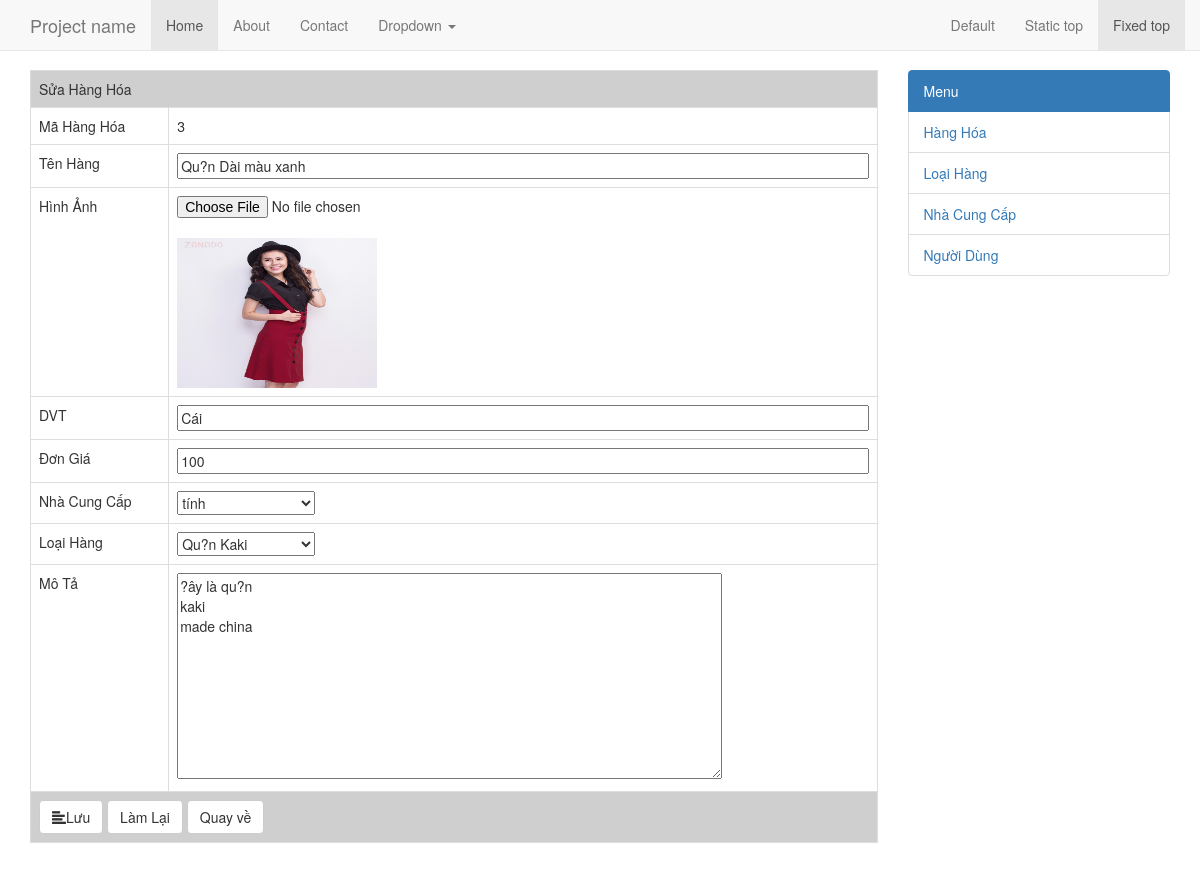
/TinhNQ/admin/hanghoa_edit.php?MaHang=3, run on the app's committed database.
### tables this page shows
CREATE TABLE IF NOT EXISTS `tbl_DMHang` (
`MaHang` int(11) NOT NULL,
  `TenHang` varchar(255) DEFAULT NULL,
  `HinhAnh` varchar(255) DEFAULT NULL,
  `DVT` varchar(15) DEFAULT NULL,
  `DonGia` float DEFAULT NULL,
  `MaNhaCungCap` int(11) DEFAULT NULL,
  `MaLoaiHang` int(11) DEFAULT NULL,
  `MoTa` text
);

### TinhNQ/system/csdl.php (called while the page is built, shortened)
<?php
	function connect_server()
	{
		$link = mysqli_connect("localhost", "root", "mysql", "inet_php45");
		mysqli_query($link, "SET NAMES utf8");
		return $link;
	}
	function select_array($sql)
	{
		$link = connect_server();
		$obj = mysqli_query($link, $sql);
		while($row = $obj->fetch_array())
		{
			$data[] = $row;
		}
		return $data;
	}
?>

### TinhNQ/admin/hanghoa_edit.php (the view, shortened to what this page needs)
<?php
	include_once dirname(dirname(__file__)) . '/system/csdl.php';
	if (!empty($_GET['MaHang'])) {
		$MaHang = $_GET['MaHang'];
		$sql = "select * FROM `tbl_DMHang` where MaHang = '$MaHang'";
		$data = select_array($sql);
		$item_hang = $data[0];
	}
	$sql_loaihang = "SELECT * FROM `tbl_LoaiHang`";
	$list_loaihang = select_array($sql_loaihang);
	$sql_ncc = "SELECT * FROM `tbl_NhaCungCap`";
	$list_ncc = select_array($sql_ncc);
?>
<?php
	include_once 'layout_header.php';
	?>
		<form action="hanghoa_edit.php" method="POST" enctype="multipart/form-data">
			<table class = "table table-bordered">
				<tr>
					<td colspan="2" class="mauxam"><span>Sửa Hàng Hóa</span></td>
				</tr>
				<tr class="mauxanhduong">
					<td>Mã Hàng Hóa</td>
					<td>
						<?= $MaHang;?>
					</td>
				</tr>
				<tr class="mauxanhduong">
					<td>Tên Hàng</td>
					<td>
						<input type="text" name="TenHang" value="<?= $item_hang['TenHang'];?>">
					</td>
				</tr>
				<tr class="mauxanhduong">
					<td>Hình Ảnh</td>
					<td>
						<input type="file" onchange="readURL(this)" name="HinhAnhUpload" id="HinhAnhUpload">
						<br>
						<img id="imgTag" width="200" height="150" src="../image/<?= $item_hang['HinhAnh'];?>"/>
					</td>
				</tr>
				<tr class="mauxanhduong">
					<td>DVT</td>
					<td>
						<input type="text" name="DVT" value="<?= $item_hang['DVT'];?>">
					</td>
				</tr>
				<tr class="mauxanhduong">
					<td>Đơn Giá</td>
					<td>
						<input type="text" name="DonGia" value="<?= $item_hang['DonGia'];?>">
					</td>
				</tr>
				<tr class="mauxanhduong">
					<td>Nhà Cung Cấp</td>
					<td>
						<select name="MaNhaCungCap">
							<?php
							foreach ($list_ncc as $item) {
								$active = "";
								if ($item['MaNhaCungCap'] == $item_hang['MaNhaCungCap']) {
									$active = "selected";
								}
								echo "<option value='". $item['MaNhaCungCap']. "' $active>". $item['TenNhaCungCap']. "</option>";
							}
							?>
						</select>
					</td>
				</tr>
				<tr class="mauxanhduong">
					<td>Loại Hàng</td>
					<td>
						<select name="MaLoaiHang">
							<?php
							foreach ($list_loaihang as $item) {
								$active = "";
								if ($item['MaLoaiHang'] == $item_hang['MaLoaiHang']) {
									$active = "selected";
								}
								echo "<option value='". $item['MaLoaiHang']. "' $active>". $item['TenLoaiHang']. "</option>";
							}
							?>
						</select>
					</td>
				</tr>
				<tr class="mauxanhduong">
					<td>Mô Tả</td>
					<td>
						<textarea name="MoTa" rows="10" cols="70"><?= $item_hang['MoTa'];?></textarea>
					</td>
				</tr>
				<tr>
					<td colspan="2" class="mauxam">
						<button class="btn btn-default" type="submit" value="Lưu"> <span class="glyphicon glyphicon-align-left" aria-hidden="true"></span>Lưu</button>
	  					<button class="btn btn-default" type="reset" value="Làm Lại">Làm Lại</button>
	  					<a class="btn btn-default" href="hanghoa_list.php">Quay về</a>
					</td>
				</tr>
			</table>
		</form>
<?php
	include_once 'layout_footer.php';
?>

### TinhNQ/admin/layout_header.php (style rules this page uses)
body { min-height: 2000px; padding-top: 70px; }
.mauxam { background-color: #cecfce; }
input { width: 100%; }

### data on the page
tbl_dmhang: TenHang "Qu?n Dài màu xanh", HinhAnh (picture), DVT "Cái", DonGia "100", MoTa "?ây là qu?n kaki made china"

### other printed values
$MaHang "3"
form field MaNhaCungCap "tính"
form field MaLoaiHang "Qu?n Kaki"
